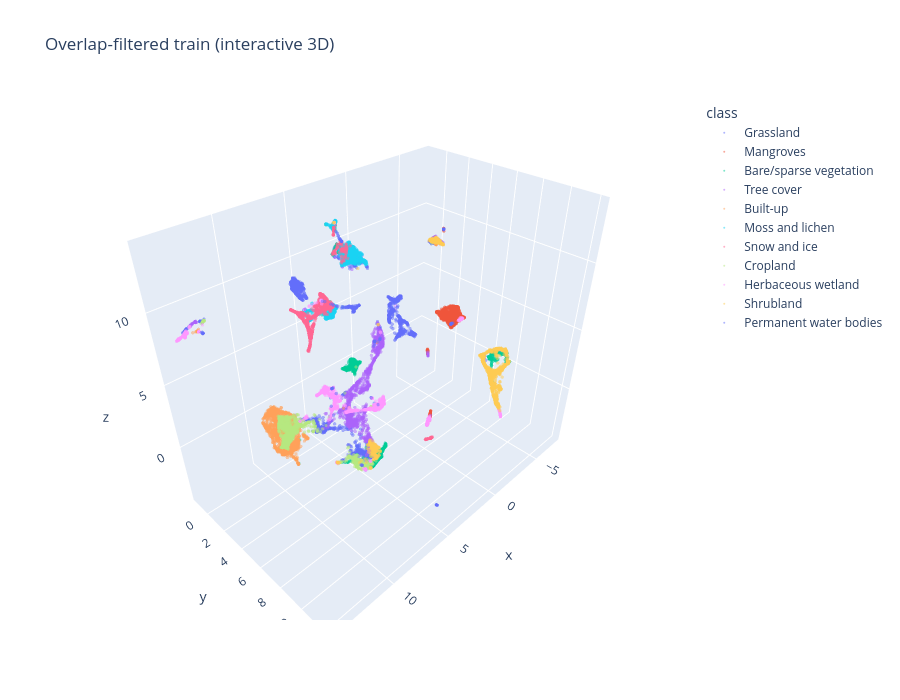

The cell this chart's notebook holds for it:
### Code cell
import plotly.express as px

def plotly3d(emb, y, title):
    d = pd.DataFrame({'x': emb[:,0], 'y': emb[:,1], 'z': emb[:,2], 'class': y})
    fig = px.scatter_3d(d, x='x', y='y', z='z', color='class', title=title, opacity=0.5)
    fig.update_traces(marker=dict(size=2)); fig.update_layout(height=700)
    return fig

plotly3d(emb3_filt, yu_filt, 'Overlap-filtered train (interactive 3D)').show()

### Figure 1 — Plotly figure (JSON) as saved in the notebook; plotly's stock layout.template omitted (floating-point values rounded to 4 significant figures; data arrays with more than 128 entries replaced by an {"elided": "..."} marker saying what was removed)
{"data": [{"hovertemplate": "class=Grassland<br>x=%{x}<br>y=%{y}<br>z=%{z}<extra></extra>", "legendgroup": "Grassland", "marker": {"color": "#636efa", "opacity": 0.5, "symbol": "circle", "size": 2}, "mode": "markers", "name": "Grassland", "scene": "scene", "showlegend": true, "x": {"elided": "1040 float values"}, "y": {"elided": "1040 float values"}, "z": {"elided": "1040 float values"}, "type": "scatter3d"}, {"hovertemplate": "class=Mangroves<br>x=%{x}<br>y=%{y}<br>z=%{z}<extra></extra>", "legendgroup": "Mangroves", "marker": {"color": "#EF553B", "opacity": 0.5, "symbol": "circle", "size": 2}, "mode": "markers", "name": "Mangroves", "scene": "scene", "showlegend": true, "x": {"elided": "1504 float values"}, "y": {"elided": "1504 float values"}, "z": {"elided": "1504 float values"}, "type": "scatter3d"}, {"hovertemplate": "class=Bare/sparse vegetation<br>x=%{x}<br>y=%{y}<br>z=%{z}<extra></extra>", "legendgroup": "Bare/sparse vegetation", "marker": {"color": "#00cc96", "opacity": 0.5, "symbol": "circle", "size": 2}, "mode": "markers", "name": "Bare/sparse vegetation", "scene": "scene", "showlegend": true, "x": {"elided": "1214 float values"}, "y": {"elided": "1214 float values"}, "z": {"elided": "1214 float values"}, "type": "scatter3d"}, {"hovertemplate": "class=Tree cover<br>x=%{x}<br>y=%{y}<br>z=%{z}<extra></extra>", "legendgroup": "Tree cover", "marker": {"color": "#ab63fa", "opacity": 0.5, "symbol": "circle", "size": 2}, "mode": "markers", "name": "Tree cover", "scene": "scene", "showlegend": true, "x": {"elided": "1316 float values"}, "y": {"elided": "1316 float values"}, "z": {"elided": "1316 float values"}, "type": "scatter3d"}, {"hovertemplate": "class=Built-up<br>x=%{x}<br>y=%{y}<br>z=%{z}<extra></extra>", "legendgroup": "Built-up", "marker": {"color": "#FFA15A", "opacity": 0.5, "symbol": "circle", "size": 2}, "mode": "markers", "name": "Built-up", "scene": "scene", "showlegend": true, "x": {"elided": "1414 float values"}, "y": {"elided": "1414 float values"}, "z": {"elided": "1414 float values"}, "type": "scatter3d"}, {"hovertemplate": "class=Moss and lichen<br>x=%{x}<br>y=%{y}<br>z=%{z}<extra></extra>", "legendgroup": "Moss and lichen", "marker": {"color": "#19d3f3", "opacity": 0.5, "symbol": "circle", "size": 2}, "mode": "markers", "name": "Moss and lichen", "scene": "scene", "showlegend": true, "x": {"elided": "1426 float values"}, "y": {"elided": "1426 float values"}, "z": {"elided": "1426 float values"}, "type": "scatter3d"}, {"hovertemplate": "class=Snow and ice<br>x=%{x}<br>y=%{y}<br>z=%{z}<extra></extra>", "legendgroup": "Snow and ice", "marker": {"color": "#FF6692", "opacity": 0.5, "symbol": "circle", "size": 2}, "mode": "markers", "name": "Snow and ice", "scene": "scene", "showlegend": true, "x": {"elided": "1384 float values"}, "y": {"elided": "1384 float values"}, "z": {"elided": "1384 float values"}, "type": "scatter3d"}, {"hovertemplate": "class=Cropland<br>x=%{x}<br>y=%{y}<br>z=%{z}<extra></extra>", "legendgroup": "Cropland", "marker": {"color": "#B6E880", "opacity": 0.5, "symbol": "circle", "size": 2}, "mode": "markers", "name": "Cropland", "scene": "scene", "showlegend": true, "x": {"elided": "1349 float values"}, "y": {"elided": "1349 float values"}, "z": {"elided": "1349 float values"}, "type": "scatter3d"}, {"hovertemplate": "class=Herbaceous wetland<br>x=%{x}<br>y=%{y}<br>z=%{z}<extra></extra>", "legendgroup": "Herbaceous wetland", "marker": {"color": "#FF97FF", "opacity": 0.5, "symbol": "circle", "size": 2}, "mode": "markers", "name": "Herbaceous wetland", "scene": "scene", "showlegend": true, "x": {"elided": "1450 float values"}, "y": {"elided": "1450 float values"}, "z": {"elided": "1450 float values"}, "type": "scatter3d"}, {"hovertemplate": "class=Shrubland<br>x=%{x}<br>y=%{y}<br>z=%{z}<extra></extra>", "legendgroup": "Shrubland", "marker": {"color": "#FECB52", "opacity": 0.5, "symbol": "circle", "size": 2}, "mode": "markers", "name": "Shrubland", "scene": "scene", "showlegend": true, "x": {"elided": "1442 float values"}, "y": {"elided": "1442 float values"}, "z": {"elided": "1442 float values"}, "type": "scatter3d"}, {"hovertemplate": "class=Permanent water bodies<br>x=%{x}<br>y=%{y}<br>z=%{z}<extra></extra>", "legendgroup": "Permanent water bodies", "marker": {"color": "#636efa", "opacity": 0.5, "symbol": "circle", "size": 2}, "mode": "markers", "name": "Permanent water bodies", "scene": "scene", "showlegend": true, "x": {"elided": "1461 float values"}, "y": {"elided": "1461 float values"}, "z": {"elided": "1461 float values"}, "type": "scatter3d"}], "layout": {"scene": {"domain": {"x": [0.0, 1.0], "y": [0.0, 1.0]}, "xaxis": {"title": {"text": "x"}}, "yaxis": {"title": {"text": "y"}}, "zaxis": {"title": {"text": "z"}}}, "legend": {"title": {"text": "class"}, "tracegroupgap": 0}, "title": {"text": "Overlap-filtered train (interactive 3D)"}, "height": 700}}
